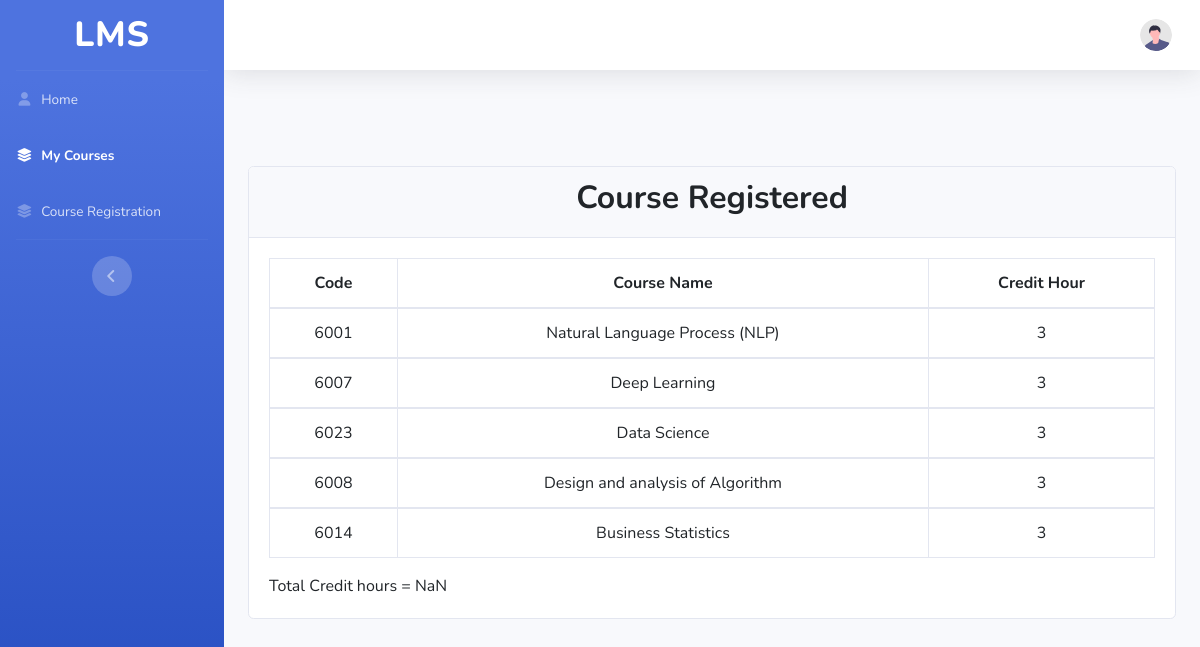
Page /Student/course_alloted.php (signed in) on the committed database.
### tables this page shows
CREATE TABLE `student_record` (
  `id` int NOT NULL,
  `student_id` int NOT NULL,
  `course_id` int NOT NULL,
  `semester_id` int NOT NULL,
  `reg_status` enum('Register','Unregister') NOT NULL DEFAULT 'Unregister'
);

CREATE TABLE `course` (
  `course_id` int NOT NULL,
  `smr_id` int NOT NULL,
  `code` int NOT NULL,
  `name` varchar(255) NOT NULL,
  `credit_hour` int NOT NULL,
  `semester` varchar(20) DEFAULT NULL,
  `Status` varchar(10) DEFAULT '0'
);

### Student/course_alloted.php (the view, shortened to what this page needs)
<?php
$connect = mysqli_connect('localhost', 'root', '', 'lms');
$id = $_SESSION['id'];
$cquery = "select * from course as cs inner join student_record as rs ON cs.course_id=rs.course_id where rs.reg_status=\"Register\" and rs.student_id=$id;";
$cresult = mysqli_query($connect, $cquery);
?>
<!DOCTYPE html>
<html lang="en">
<head>
    <link rel="stylesheet" href="https://cdnjs.cloudflare.com/ajax/libs/font-awesome/5.7.1/css/all.min.css">
    <link href="https://cdn.jsdelivr.net/npm/bootstrap@5.3.0-alpha1/dist/css/bootstrap.min.css" rel="stylesheet">
    <link rel="stylesheet" href="https://cdnjs.cloudflare.com/ajax/libs/font-awesome/5.7.1/css/all.min.css">
    <link href="../vendor/fontawesome-free/css/all.min.css" rel="stylesheet" type="text/css">
    <link href="../css/sb-admin-2.min.css" rel="stylesheet">
</head>
<body id="page-top">
    <div id="wrapper">
        <ul class="navbar-nav bg-gradient-primary sidebar sidebar-dark accordion" id="accordionSidebar">
            <a class="sidebar-brand d-flex align-items-center justify-content-center" href="index.html">
                <div class="sidebar-brand-text mx-3">LMS</div>
            </a>
            <hr class="sidebar-divider my-0">
            <li class="nav-item">
                <a class="nav-link" href="/LMSDashboard/Student/student.php">
                    <i class="fas fa-fw fa-light fa-user"></i>
                    <span>Home</span></a>
            </li>
            <li class="nav-item active">
                <a class="nav-link" href="/LMSDashboard/Student/course_alloted.php">
                    <i class="fas fa-fw fa-light fa-layer-group"></i>
                    <span>My Courses</span></a>
            </li>
            <li class="nav-item">
                <a class="nav-link" href="/LMSDashboard/Student/course_registration.php">
                    <i class="fas fa-fw fa-light fa-layer-group"></i>
                    <span>Course Registration</span></a>
            </li>
            <hr class="sidebar-divider d-none d-md-block">
            <div class="text-center d-none d-md-inline">
                <button class="rounded-circle border-0" id="sidebarToggle"></button>
            </div>
        </ul>
        <div id="content-wrapper" class="d-flex flex-column">
            <div id="content">
                <nav class="navbar navbar-expand navbar-light bg-white topbar mb-4 static-top shadow">
                    <ul class="navbar-nav ml-auto">
                        <li class="nav-item dropdown no-arrow">
                            <a class="nav-link dropdown-toggle" href="#" id="userDropdown" role="button" data-toggle="dropdown" aria-haspopup="true" aria-expanded="false">
                                <img class="img-profile rounded-circle" src="../img/undraw_profile.svg">
                            </a>
                        </li>
                    </ul>
                </nav>
                <div class="container-fluid">
                    <div class="row mt-5">
                        <div class="col">
                            <div class="card mt-5">
                                <div class="card-header">
                                    <h2 class="display-8 text-center font-weight-bolder">Course Registered</h2>
                                </div>
                                <div class="card-body">
                                    <div class="table-responsive">
                                        <table class="table table-bordered text-center" id="table">
                                            <thead class="bg-primary text-white">
                                                <th>Code</th>
                                                <th>Course Name</th>
                                                <th>Credit Hour</th>
                                            </thead>
                                            <tbody>
                                                <?php
                                                while ($row = mysqli_fetch_assoc($cresult)) {
                                                ?>
                                                    <td><?php echo $row['code'] ?></td>
                                                    <td><?php echo $row['name'] ?></td>
                                                    <td><?php echo $row['credit_hour'] ?></td>
                                            </tbody>
                                        <?php
                                                }
                                        ?>
                                        </table>
                                        <span id="val"></span>
                                    </div>
                                </div>
                            </div>
                        </div>
                    </div>
                </div>
</body>
</html>

### Student/course_alloted.php (style rules this page uses)
.sidebar-brand-text { font-size: 35px; }

### rows in the picture
student_record: course.code "6001", course.name "Natural Language Process (NLP)", course.credit_hour "3"
student_record: course.code "6007", course.name "Deep Learning", course.credit_hour "3"
student_record: course.code "6023", course.name "Data Science", course.credit_hour "3"
student_record: course.code "6008", course.name "Design and analysis of Algorithm", course.credit_hour "3"
student_record: course.code "6014", course.name "Business Statistics", course.credit_hour "3"
